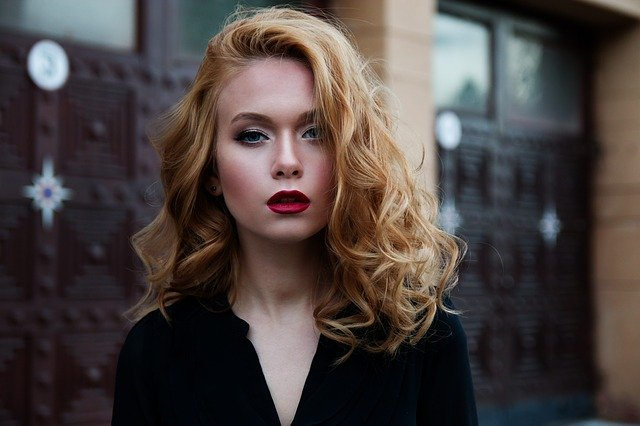
#> input picture OpenCv/image0.jpg, 640 x 426 px
$ python openCV_cours_Test2.py
#> lines starting #> are read from the running program, lines starting #| are printed output that depends on the picture; after the words box and inside, x2 and y2 are one past the last pixel; in counts of white or black regions, pixels touching at a corner belong together
# -*- coding: utf-8 -*-
"""
Created on Thu Feb 13 16:33:44 2020

@author: Jérémie
"""

import cv2
import sys
from matplotlib import pyplot as plt

imagePath = r'OpenCv/image0.jpg'
dirCascadeFiles = r'OpenCv/opencv/haarcascades_cuda/'


cascadefile = dirCascadeFiles + "haarcascade_frontalface_alt.xml"
classCascade = cv2.CascadeClassifier(cascadefile)
image = cv2.imread(imagePath)
#> image is the input picture: shape (426, 640, 3); mean B, G, R 63.3, 65.5, 74.4
plt.imshow(image)

gray = cv2.cvtColor(image, cv2.COLOR_BGR2GRAY)
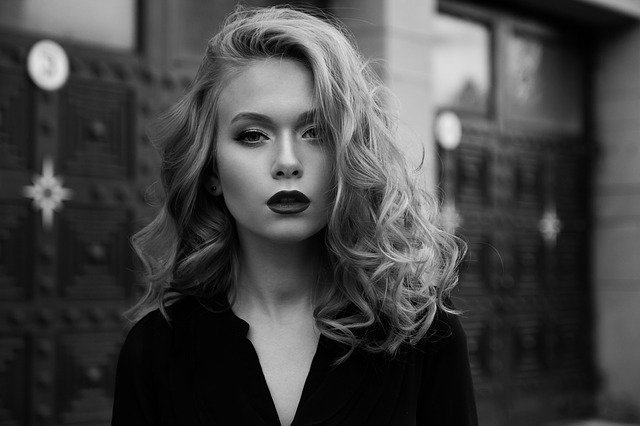
#> gray: shape (426, 640); min 0, max 235, mean 67.9
plt.imshow(gray)
faces = classCascade.detectMultiScale(
    gray,
    scaleFactor=1.1,
    minNeighbors=5,
    minSize=(30,30),
    flags = cv2.CASCADE_SCALE_IMAGE
)
#> faces = [[204, 70, 162, 162]]
print("il y a {0} visage(s).".format(len(faces)))
#| il y a 1 visage(s).

# Dessine des rectangles autour des visages trouvés
for (x, y, w, h) in faces:
    cv2.rectangle(image, (x,y), (x+w, y+h), (0, 255, 0), 2)
#> this loop made 1 pass
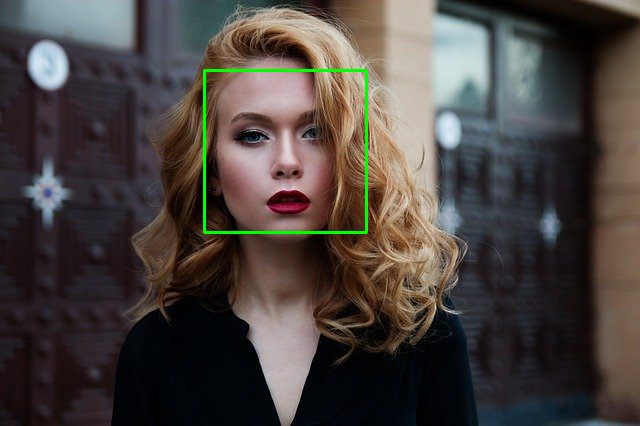
#> image: shape (426, 640, 3); 0.71% of pixels changed, all inside (x1, y1, x2, y2) = (203, 69, 368, 234)
plt.imshow(image)

for (x, y, w, h) in faces:
    crop_img = image[y:y+h, x:x+w]
    plt.imshow(crop_img)
#> this loop made 1 pass
#> pass 1, `crop_img = image[y:y+h, x:x+w]`:
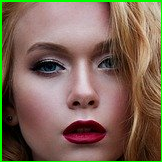
#> crop_img: shape (162, 162, 3); mean B, G, R 86.2, 103.3, 125.6

i=0
for (x, y, w, h) in faces:
    cv2.imwrite('fichier_resultat_' + str(i) + '.jpg', image[y:y+h, x:x+w])
    i = i+1
#> this loop made 1 pass
#> (x, y, w, h, i) on pass 1: (204, 70, 162, 162, 1)
#> after the loop, i = 1
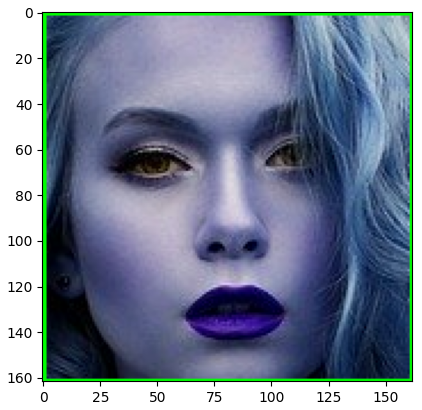
#> figure drawn by matplotlib, 1 panel; B, G, R data is drawn as R, G, B

$ run again, with OpenCv/image3.jpg copied over OpenCv/image0.jpg
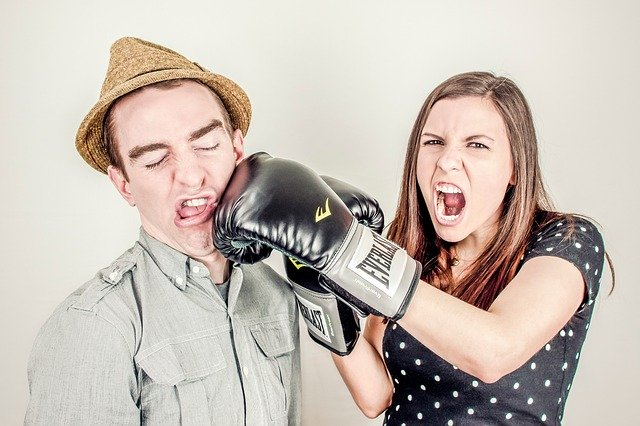
#> input picture OpenCv/image3.jpg, 640 x 426 px
#> image is the input picture: shape (426, 640, 3); mean B, G, R 179.5, 188.4, 199
#> faces = [[397, 102, 115, 115]]
#| il y a 1 visage(s).
#> the loop `for (x, y, w, h) in faces:` made 1 pass
#> after the loop `for (x, y, w, h) in faces:`:
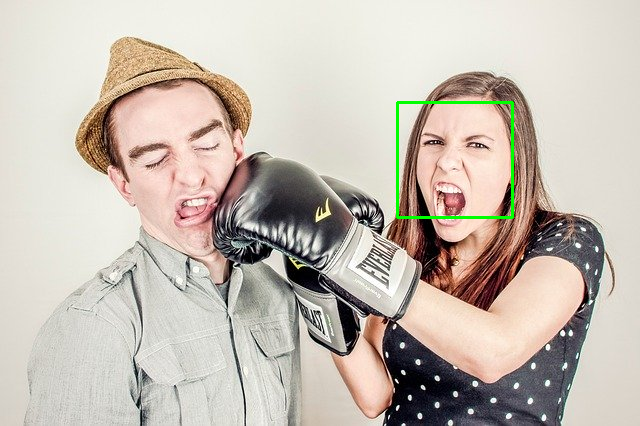
#> image: shape (426, 640, 3); 0.5% of pixels changed, all inside (x1, y1, x2, y2) = (396, 101, 514, 219)
#> the loop `for (x, y, w, h) in faces:` made 1 pass
#> (x, y, w, h, i) on pass 1: (397, 102, 115, 115, 1)
#> after the loop `for (x, y, w, h) in faces:`: i = 1
#> `i = i+1`:
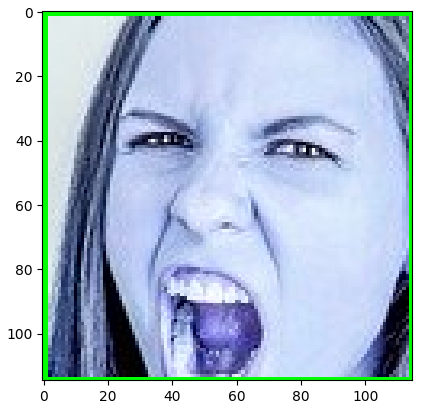
#> figure drawn by matplotlib, 1 panel; B, G, R data is drawn as R, G, B
